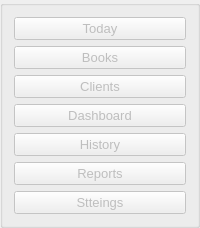
     <widget class="QGroupBox" name="dis_groupBox">
      <property name="enabled">
       <bool>true</bool>
      </property>
      <property name="sizePolicy">
       <sizepolicy hsizetype="Fixed" vsizetype="Preferred">
        <horstretch>0</horstretch>
        <verstretch>0</verstretch>
       </sizepolicy>
      </property>
      <property name="title">
       <string/>
      </property>
      <layout class="QVBoxLayout" name="verticalLayout_6">
       <item>
        <widget class="QPushButton" name="pushButton">
         <property name="enabled">
          <bool>false</bool>
         </property>
         <property name="sizePolicy">
          <sizepolicy hsizetype="Preferred" vsizetype="Preferred">
           <horstretch>0</horstretch>
           <verstretch>0</verstretch>
          </sizepolicy>
         </property>
         <property name="font">
          <font>
           <family>MS Shell Dlg 2</family>
           <pointsize>10</pointsize>
           <weight>9</weight>
           <italic>false</italic>
           <bold>false</bold>
          </font>
         </property>
         <property name="styleSheet">
          <string notr="true"/>
         </property>
         <property name="text">
          <string>Today</string>
         </property>
         <property name="icon">
          <iconset>
           <normaloff>:/newPrefix/icon/today.png</normaloff>:/newPrefix/icon/today.png</iconset>
         </property>
         <property name="iconSize">
          <size>
           <width>30</width>
           <height>30</height>
          </size>
         </property>
         <property name="checkable">
          <bool>false</bool>
         </property>
        </widget>
       </item>
       <item>
        <widget class="QPushButton" name="pushButton_2">
         <property name="enabled">
          <bool>false</bool>
         </property>
         <property name="sizePolicy">
          <sizepolicy hsizetype="Preferred" vsizetype="Preferred">
           <horstretch>0</horstretch>
           <verstretch>0</verstretch>
          </sizepolicy>
         </property>
         <property name="font">
          <font>
           <family>MS Shell Dlg 2</family>
           <pointsize>10</pointsize>
           <weight>9</weight>
           <italic>false</italic>
           <bold>false</bold>
          </font>
         </property>
         <property name="text">
          <string>Books</string>
         </property>
         <property name="icon">
          <iconset>
           <normaloff>:/newPrefix/icon/book.png</normaloff>:/newPrefix/icon/book.png</iconset>
         </property>
         <property name="iconSize">
          <size>
           <width>30</width>
           <height>30</height>
          </size>
         </property>
         <property name="checkable">
          <bool>false</bool>
         </property>
        </widget>
       </item>
       <item>
        <widget class="QPushButton" name="pushButton_4">
         <property name="enabled">
          <bool>false</bool>
         </property>
         <property name="sizePolicy">
          <sizepolicy hsizetype="Preferred" vsizetype="Preferred">
           <horstretch>0</horstretch>
           <verstretch>0</verstretch>
          </sizepolicy>
         </property>
         <property name="font">
          <font>
           <family>MS Shell Dlg 2</family>
           <pointsize>10</pointsize>
           <weight>9</weight>
           <italic>false</italic>
           <bold>false</bold>
          </font>
         </property>
         <property name="text">
          <string>Clients</string>
         </property>
         <property name="icon">
          <iconset>
           <normaloff>icon/person.png</normaloff>icon/person.png</iconset>
         </property>
         <property name="iconSize">
          <size>
           <width>30</width>
           <height>30</height>
          </size>
         </property>
         <property name="checkable">
          <bool>false</bool>
         </property>
        </widget>
       </item>
       <item>
        <widget class="QPushButton" name="pushButton_3">
         <property name="enabled">
          <bool>false</bool>
         </property>
         <property name="sizePolicy">
          <sizepolicy hsizetype="Preferred" vsizetype="Preferred">
           <horstretch>0</horstretch>
           <verstretch>0</verstretch>
          </sizepolicy>
         </property>
         <property name="font">
          <font>
           <family>MS Shell Dlg 2</family>
           <pointsize>10</pointsize>
           <weight>9</weight>
           <italic>false</italic>
           <bold>false</bold>
          </font>
         </property>
         <property name="text">
          <string>Dashboard</string>
         </property>
         <property name="icon">
          <iconset>
           <normaloff>icon/time.png</normaloff>icon/time.png</iconset>
         </property>
         <property name="iconSize">
          <size>
           <width>30</width>
           <height>30</height>
          </size>
         </property>
        </widget>
       </item>
       <item>
        <widget class="QPushButton" name="pushButton_5">
         <property name="enabled">
          <bool>false</bool>
         </property>
         <property name="sizePolicy">
          <sizepolicy hsizetype="Preferred" vsizetype="Preferred">
           <horstretch>0</horstretch>
           <verstretch>0</verstretch>
          </sizepolicy>
         </property>
         <property name="font">
          <font>
           <family>MS Shell Dlg 2</family>
           <pointsize>10</pointsize>
           <weight>9</weight>
           <italic>false</italic>
           <bold>false</bold>
          </font>
         </property>
         <property name="text">
          <string>History</string>
         </property>
         <property name="icon">
          <iconset>
           <normaloff>icon/history.png</normaloff>icon/history.png</iconset>
         </property>
         <property name="iconSize">
          <size>
           <width>30</width>
           <height>30</height>
          </size>
         </property>
        </widget>
       </item>
       <item>
        <widget class="QPushButton" name="pushButton_6">
         <property name="enabled">
          <bool>false</bool>
         </property>
         <property name="sizePolicy">
          <sizepolicy hsizetype="Preferred" vsizetype="Preferred">
           <horstretch>0</horstretch>
           <verstretch>0</verstretch>
          </sizepolicy>
         </property>
         <property name="font">
          <font>
           <family>MS Shell Dlg 2</family>
           <pointsize>10</pointsize>
           <weight>9</weight>
           <italic>false</italic>
           <bold>false</bold>
          </font>
         </property>
         <property name="text">
          <string>Reports</string>
         </property>
         <property name="icon">
          <iconset>
           <normaloff>:/newPrefix/icon/report.png</normaloff>:/newPrefix/icon/report.png</iconset>
         </property>
         <property name="iconSize">
          <size>
           <width>30</width>
           <height>30</height>
          </size>
         </property>
        </widget>
       </item>
       <item>
        <widget class="QPushButton" name="pushButton_7">
         <property name="enabled">
          <bool>false</bool>
         </property>
         <property name="sizePolicy">
          <sizepolicy hsizetype="Preferred" vsizetype="Preferred">
           <horstretch>0</horstretch>
           <verstretch>0</verstretch>
          </sizepolicy>
         </property>
         <property name="font">
          <font>
           <family>MS Shell Dlg 2</family>
           <pointsize>10</pointsize>
           <weight>9</weight>
           <italic>false</italic>
           <bold>false</bold>
          </font>
         </property>
         <property name="text">
          <string>Stteings</string>
         </property>
         <property name="icon">
          <iconset>
           <normaloff>icon/setting.png</normaloff>icon/setting.png</iconset>
         </property>
         <property name="iconSize">
          <size>
           <width>30</width>
           <height>30</height>
          </size>
         </property>
        </widget>
       </item>
      </layout>
     </widget>
